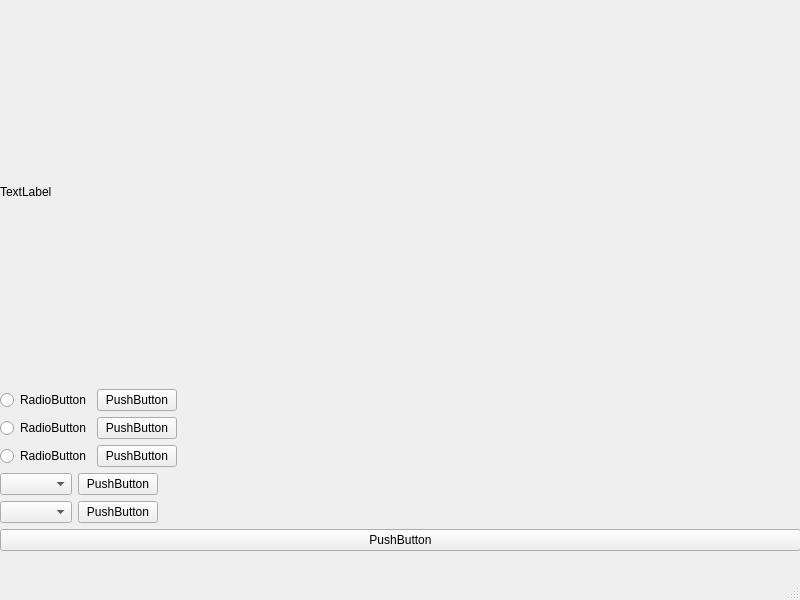
<?xml version="1.0" encoding="UTF-8"?>
<ui version="4.0">
 <class>MainWindow</class>
 <widget class="QMainWindow" name="MainWindow">
  <property name="geometry">
   <rect>
    <x>0</x>
    <y>0</y>
    <width>800</width>
    <height>600</height>
   </rect>
  </property>
  <property name="windowTitle">
   <string>MainWindow</string>
  </property>
  <widget class="QWidget" name="centralwidget">
   <widget class="QWidget" name="verticalLayoutWidget">
    <property name="geometry">
     <rect>
      <x>0</x>
      <y>0</y>
      <width>801</width>
      <height>551</height>
     </rect>
    </property>
    <layout class="QVBoxLayout" name="verticalLayout">
     <item>
      <spacer name="verticalSpacer">
       <property name="orientation">
        <enum>Qt::Vertical</enum>
       </property>
       <property name="sizeHint" stdset="0">
        <size>
         <width>20</width>
         <height>40</height>
        </size>
       </property>
      </spacer>
     </item>
     <item>
      <widget class="QLabel" name="label">
       <property name="text">
        <string>TextLabel</string>
       </property>
      </widget>
     </item>
     <item>
      <spacer name="verticalSpacer_2">
       <property name="orientation">
        <enum>Qt::Vertical</enum>
       </property>
       <property name="sizeHint" stdset="0">
        <size>
         <width>20</width>
         <height>40</height>
        </size>
       </property>
      </spacer>
     </item>
     <item>
      <layout class="QHBoxLayout" name="horizontalLayout_4">
       <item>
        <widget class="QRadioButton" name="radioButton">
         <property name="text">
          <string>RadioButton</string>
         </property>
        </widget>
       </item>
       <item>
        <widget class="QPushButton" name="pushButton_4">
         <property name="styleSheet">
          <string notr="true"># pushButton_ 4{background-color: qlineargradient(spread:pad, x1:0, y1:0, x2:1, y2:0, stop:0 rgba(0, 0, 0, 255), stop:1 rgba(255, 255, 255, 255));}</string>
         </property>
         <property name="text">
          <string>PushButton</string>
         </property>
        </widget>
       </item>
       <item>
        <spacer name="horizontalSpacer">
         <property name="orientation">
          <enum>Qt::Horizontal</enum>
         </property>
         <property name="sizeHint" stdset="0">
          <size>
           <width>40</width>
           <height>20</height>
          </size>
         </property>
        </spacer>
       </item>
      </layout>
     </item>
     <item>
      <layout class="QHBoxLayout" name="horizontalLayout_5">
       <item>
        <widget class="QRadioButton" name="radioButton_2">
         <property name="text">
          <string>RadioButton</string>
         </property>
        </widget>
       </item>
       <item>
        <widget class="QPushButton" name="pushButton_5">
         <property name="text">
          <string>PushButton</string>
         </property>
        </widget>
       </item>
       <item>
        <spacer name="horizontalSpacer_2">
         <property name="orientation">
          <enum>Qt::Horizontal</enum>
         </property>
         <property name="sizeHint" stdset="0">
          <size>
           <width>40</width>
           <height>20</height>
          </size>
         </property>
        </spacer>
       </item>
      </layout>
     </item>
     <item>
      <layout class="QHBoxLayout" name="horizontalLayout_3">
       <item>
        <widget class="QRadioButton" name="radioButton_3">
         <property name="text">
          <string>RadioButton</string>
         </property>
        </widget>
       </item>
       <item>
        <widget class="QPushButton" name="pushButton_6">
         <property name="text">
          <string>PushButton</string>
         </property>
        </widget>
       </item>
       <item>
        <spacer name="horizontalSpacer_3">
         <property name="orientation">
          <enum>Qt::Horizontal</enum>
         </property>
         <property name="sizeHint" stdset="0">
          <size>
           <width>40</width>
           <height>20</height>
          </size>
         </property>
        </spacer>
       </item>
      </layout>
     </item>
     <item>
      <layout class="QHBoxLayout" name="horizontalLayout_2">
       <item>
        <widget class="QComboBox" name="comboBox_3"/>
       </item>
       <item>
        <widget class="QPushButton" name="pushButton_3">
         <property name="text">
          <string>PushButton</string>
         </property>
        </widget>
       </item>
       <item>
        <spacer name="horizontalSpacer_4">
         <property name="orientation">
          <enum>Qt::Horizontal</enum>
         </property>
         <property name="sizeHint" stdset="0">
          <size>
           <width>40</width>
           <height>20</height>
          </size>
         </property>
        </spacer>
       </item>
      </layout>
     </item>
     <item>
      <layout class="QHBoxLayout" name="horizontalLayout">
       <item>
        <widget class="QComboBox" name="comboBox_2"/>
       </item>
       <item>
        <widget class="QPushButton" name="pushButton">
         <property name="text">
          <string>PushButton</string>
         </property>
        </widget>
       </item>
       <item>
        <spacer name="horizontalSpacer_5">
         <property name="orientation">
          <enum>Qt::Horizontal</enum>
         </property>
         <property name="sizeHint" stdset="0">
          <size>
           <width>40</width>
           <height>20</height>
          </size>
         </property>
        </spacer>
       </item>
      </layout>
     </item>
     <item>
      <widget class="QPushButton" name="pushButton_2">
       <property name="text">
        <string>PushButton</string>
       </property>
      </widget>
     </item>
    </layout>
   </widget>
  </widget>
  <widget class="QMenuBar" name="menubar">
   <property name="geometry">
    <rect>
     <x>0</x>
     <y>0</y>
     <width>800</width>
     <height>26</height>
    </rect>
   </property>
  </widget>
  <widget class="QStatusBar" name="statusbar"/>
 </widget>
 <resources/>
 <connections/>
</ui>
